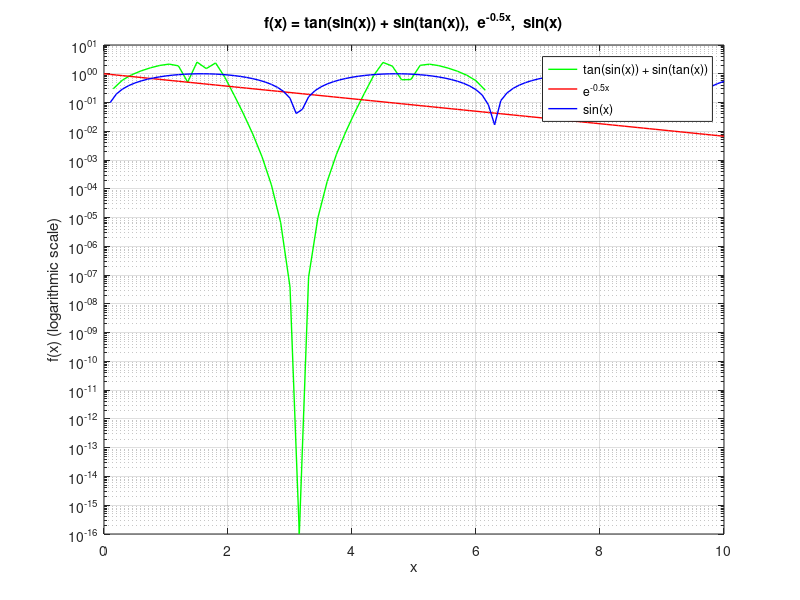
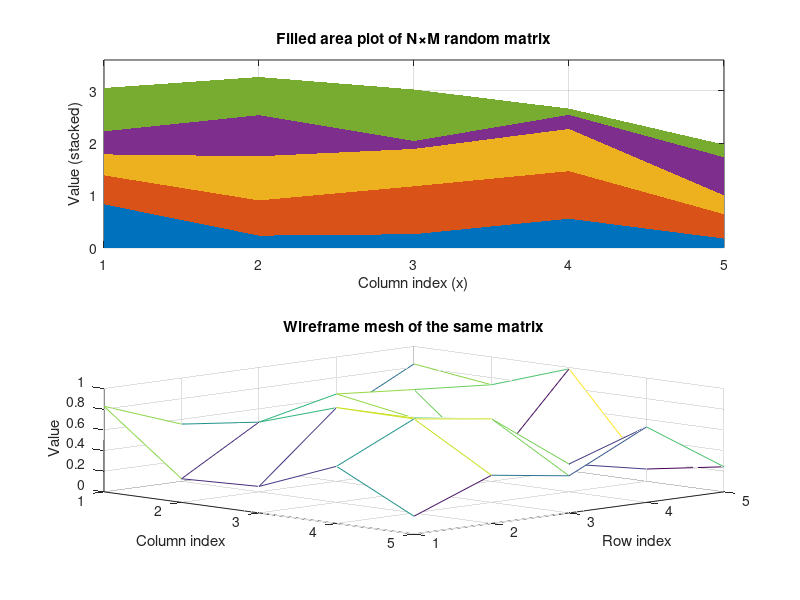
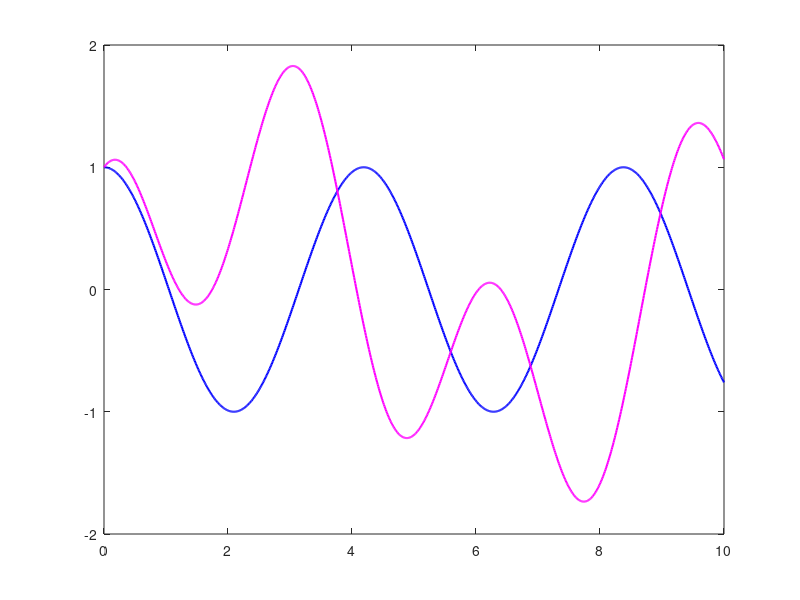

MATLAB code for these plots, in order: (Note: this script raises an error after producing the figures.)
clear; clc;
%Task 1. Creating 2D graphs
x1 = 0:0.15:2*pi;
x2 = 0:0.1:10;
f1 = tan(sin(x1)) + sin(tan(x1));
f2 = exp(-0.5*x2);
f3 = sin(x2);
figure;

semilogy(x1, abs(f1), 'g', 'LineWidth', 1);
hold on;
semilogy(x2, f2, 'r', 'LineWidth', 1);
hold on;
semilogy(x2, abs(f3), 'b', 'LineWidth', 1);

xlabel('x');
ylabel('f(x) (logarithmic scale)');
title('f(x) = tan(sin(x)) + sin(tan(x)),  e^{-0.5x},  sin(x)');
legend('tan(sin(x)) + sin(tan(x))','e^{-0.5x}','sin(x)');
grid on;
hold off;

%Task 2. Preparation of specialized plots
N = input('Enter number of rows (N): ');
M = input('Enter number of columns (M): ');
A = rand(N, M);
x = 1:M;
figure;

subplot(2,1,1)
area(x, A.', 'LineStyle', 'none')
xlabel('Column index (x)')
ylabel('Value (stacked)')
title('Filled area plot of N\timesM random matrix')
grid on
axis([1 M 0 max(sum(A,1))*1.1])

subplot(2,1,2)
mesh(A)
xlabel('Column index')
ylabel('Row index')
zlabel('Value')
title('Wireframe mesh of the same matrix')
grid on
axis([1 M 1 N 0 1])
view(45, 30)

%Task 3. 
x = linspace(0, 10, 1000);
y1 = cos(1.5*x);
y2 = sin(0.7*x) + cos(2*x);

[y1_min, idx1_min] = min(y1);
[y1_max, idx1_max] = max(y1);
[y2_min, idx2_min] = min(y2);
[y2_max, idx2_max] = max(y2);

figure;
plot(x, y1, 'b', 'LineWidth', 1.5); hold on
plot(x, y2, 'm', 'LineWidth', 1.5);

xline(x(idx1_min), 'r', 'LineWidth', 1.5);
xline(x(idx1_max), 'g', 'LineWidth', 1.5);
xline(x(idx2_min), 'r', 'LineWidth', 1.5);  
xline(x(idx2_max), 'g', 'LineWidth', 1.5);

xlabel('x'); ylabel('y');
title('y1(x) = cos(1.5x),   y2(x) = sin(0.7x)+cos(2x)');
legend('y1(x)','y2(x)','Location','best');
grid on;
ylim([-2 2]);